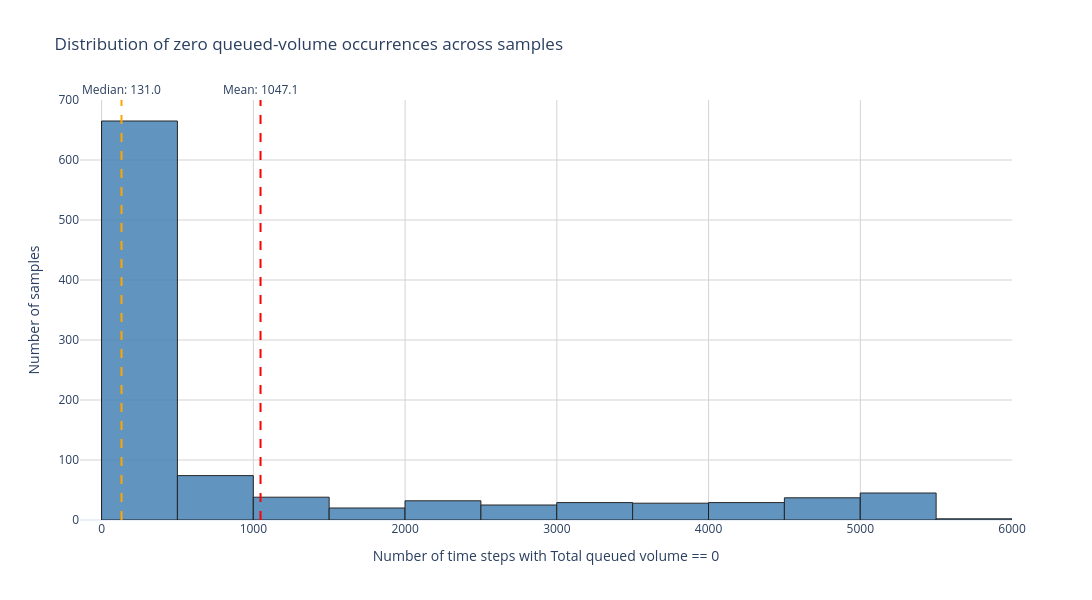

Write notebook code for a chart like this one.
### Code cell
import numpy as np
import plotly.graph_objects as go
import plotly.express as px
from plotly.subplots import make_subplots
from typing import Callable, Tuple, Optional, List, Dict

# ---------------------------------------------------------------------
# 1) Build a row → (ask_sizes, bid_sizes) extractor (no hardcoded slice)
# ---------------------------------------------------------------------
def build_l2_sizes_extractor(
    *,
    meta_cols: int = 0,
    levels_per_side: Optional[int] = None,   # None ⇒ infer from remaining width
    dims_per_level: int = 1,                 # e.g., (price,size)=2; if sizes-only tensor ⇒ 1
    size_offset: int = 0,                    # which feature inside each level is "size" (0-based)
    storage_order: str = "ASK|BID",          # or "BID|ASK"
    l2_end: Optional[int] = None,            # None ⇒ use row[meta_cols:] to the end
    auto_fix_extra: bool = True              # trim tail to nearest multiple of (2 * dims_per_level)
) -> Callable[[np.ndarray], Tuple[np.ndarray, np.ndarray]]:
    """
    Returns a function extractor(row) -> (ask_sizes, bid_sizes) with lengths K each.
    No absolute indices; only meta_cols and per-level structure.

    Row layout assumption (block layout):
        [meta | SIDE1_block (K * dims) | SIDE2_block (K * dims) | (optional tail)]

    Example: price+size per level ⇒ dims_per_level=2, size_offset=1.
             sizes-only L2 ⇒ dims_per_level=1, size_offset=0.
    """
    storage_order = storage_order.upper().strip()
    if storage_order not in {"ASK|BID", "BID|ASK"}:
        raise ValueError("storage_order must be 'ASK|BID' or 'BID|ASK'.")

    def extractor(row: np.ndarray) -> Tuple[np.ndarray, np.ndarray]:
        if row.ndim != 1:
            raise ValueError(f"Extractor expects 1D row, got shape {row.shape}.")
        D = row.shape[0]
        start = meta_cols
        end = D if l2_end is None else int(l2_end)
        if not (0 <= start < end <= D):
            raise ValueError(f"Invalid bounds: meta_cols={meta_cols}, l2_end={l2_end}, width={D}.")
        l2 = row[start:end]
        width = l2.shape[0]

        # infer K if needed
        if levels_per_side is None:
            unit = 2 * dims_per_level
            if width % unit != 0:
                if not auto_fix_extra:
                    raise ValueError(
                        f"Remaining width={width} not divisible by 2*dims_per_level={unit}. "
                        f"Set auto_fix_extra=True or pass levels_per_side."
                    )
                # trim to the nearest lower multiple
                trimmed = width - (width % unit)
                if trimmed <= 0:
                    raise ValueError(
                        f"Cannot infer levels with width={width} and unit={unit}."
                    )
                l2 = l2[:trimmed]
                width = trimmed
            K = width // unit
        else:
            K = int(levels_per_side)
            need = 2 * K * dims_per_level
            if need > width:
                if not auto_fix_extra:
                    raise ValueError(
                        f"Need {need} L2 columns for 2*K*dims; only {width} available."
                    )
                # try restricting to the needed part
                l2 = l2[:need]
                width = need

        side_span = K * dims_per_level
        side1 = l2[:side_span]
        side2 = l2[side_span:side_span*2]

        # take "size" component from each level
        if dims_per_level == 1:
            side1_sizes = side1
            side2_sizes = side2
        else:
            # reshape into [K, dims_per_level], pick column size_offset
            side1_sizes = side1.reshape(K, dims_per_level)[:, size_offset]
            side2_sizes = side2.reshape(K, dims_per_level)[:, size_offset]

        if storage_order == "ASK|BID":
            ask_sizes, bid_sizes = side1_sizes, side2_sizes
        else:
            bid_sizes, ask_sizes = side1_sizes, side2_sizes

        return ask_sizes.astype(float), bid_sizes.astype(float)

    return extractor


# ---------------------------------------------------------------------
# 2) Compute queued volumes over time using the extractor (state or delta)
# ---------------------------------------------------------------------
def compute_queued_volumes_over_time_from_extractor(
    book_array: np.ndarray,
    extractor: Callable[[np.ndarray], Tuple[np.ndarray, np.ndarray]],
    *,
    use_abs: bool = True,
    is_delta: bool = False
) -> Tuple[np.ndarray, np.ndarray, np.ndarray]:
    """
    Returns bid_vol[t], ask_vol[t], total[t] for t=0..T-1.

    - If is_delta=False: sums per-time from extracted sizes.
    - If is_delta=True: treats extracted sizes as per-step Δ and cumulatively sums over time.
    """
    if book_array.ndim != 2:
        raise ValueError(f"book_array must be 2D [T, D], got {book_array.shape}.")
    T = book_array.shape[0]

    bid_vol = np.empty(T, dtype=float)
    ask_vol = np.empty(T, dtype=float)

    bid_state = None
    ask_state = None

    for t in range(T):
        ask_sizes, bid_sizes = extractor(book_array[t])
        # shape consistency
        if ask_state is None:
            # initialize states with zeros of correct K
            ask_state = np.zeros_like(ask_sizes, dtype=float)
            bid_state = np.zeros_like(bid_sizes, dtype=float)
        else:
            if ask_state.shape != ask_sizes.shape or bid_state.shape != bid_sizes.shape:
                raise ValueError(f"Inconsistent level count at t={t}: "
                                 f"ask {ask_sizes.shape} vs {ask_state.shape}, "
                                 f"bid {bid_sizes.shape} vs {bid_state.shape}.")

        if is_delta:
            ask_state += ask_sizes
            bid_state += bid_sizes
            a = ask_state
            b = bid_state
        else:
            a = ask_sizes
            b = bid_sizes

        if use_abs:
            ask_vol[t] = float(np.sum(np.abs(a)))
            bid_vol[t] = float(np.sum(np.abs(b)))
        else:
            ask_vol[t] = float(np.sum(a))
            bid_vol[t] = float(np.sum(b))

    total = bid_vol + ask_vol
    return bid_vol, ask_vol, total


# ---------------------------------------------------------------------
# 3) Zero-volume histogram across samples (no slice assumptions)
# ---------------------------------------------------------------------
def zero_volume_histogram(
    b_dict: Dict[int, np.ndarray],
    *,
    extractor: Callable[[np.ndarray], Tuple[np.ndarray, np.ndarray]],
    use_abs: bool = True,
    is_delta: bool = False,
    atol: float = 0.0,
    bins: Optional[int] = None
) -> Tuple[Dict[int, Dict[str, List[int] | int]], List[int]]:
    """
    For each sample_id, compute queued volumes with the provided extractor,
    count time steps where total≈0 (within atol), and plot a histogram.
    """
    sample_ids = sorted(b_dict.keys())
    zero_volume_data: Dict[int, Dict[str, List[int] | int]] = {}
    zero_counts: List[int] = []

    for sid in sample_ids:
        data = b_dict[sid]
        _, _, total = compute_queued_volumes_over_time_from_extractor(
            data, extractor, use_abs=use_abs, is_delta=is_delta
        )
        idx = np.where(np.isclose(total, 0.0, atol=atol))[0]
        zero_volume_data[sid] = {"count": int(idx.size), "indexes": idx.tolist()}
        zero_counts.append(int(idx.size))

    # histogram
    if bins is None:
        bins = min(30, max(5, int(np.sqrt(max(1, len(zero_counts))))))

    # Create Plotly histogram
    fig = go.Figure()
    
    # Add histogram
    fig.add_trace(go.Histogram(
        x=zero_counts,
        nbinsx=bins,
        name='Distribution',
        marker=dict(color='steelblue', line=dict(color='black', width=1)),
        opacity=0.85
    ))
    
    # Add mean and median lines
    mean_zeros = float(np.mean(zero_counts)) if zero_counts else 0.0
    median_zeros = float(np.median(zero_counts)) if zero_counts else 0.0
    
    fig.add_vline(
        x=mean_zeros, 
        line_dash="dash", 
        line_color="red",
        annotation_text=f"Mean: {mean_zeros:.1f}",
        annotation_position="top"
    )
    
    fig.add_vline(
        x=median_zeros, 
        line_dash="dash", 
        line_color="orange",
        annotation_text=f"Median: {median_zeros:.1f}",
        annotation_position="top"
    )

    # Update layout
    fig.update_layout(
        title='Distribution of zero queued-volume occurrences across samples',
        xaxis_title='Number of time steps with Total queued volume == 0',
        yaxis_title='Number of samples',
        width=1200,
        height=600,
        showlegend=False,
        template='plotly_white'
    )
    
    # Add grid
    fig.update_xaxes(showgrid=True, gridwidth=1, gridcolor='lightgray')
    fig.update_yaxes(showgrid=True, gridwidth=1, gridcolor='lightgray')
    
    fig.show()

    print("Zero volume statistics:")
    print(f"Total samples: {len(zero_volume_data)}")
    print(f"Mean zero volume occurrences: {mean_zeros:.2f}")
    print(f"Median zero volume occurrences: {median_zeros:.2f}")
    print(f"Min zero volume occurrences: {min(zero_counts) if zero_counts else 0}")
    print(f"Max zero volume occurrences: {max(zero_counts) if zero_counts else 0}")

    return zero_volume_data, zero_counts


# ---------------------------------------------------------------------
# 4) Example usage — set ONLY the structural params (no magic slice)
# ---------------------------------------------------------------------
# >>> Configure these to YOUR row format <<<
# How many *non-LOB* columns are at the start? (e.g., Δmid, timestamp, etc.)
META_COLS        = 0         # change if your row starts with meta features
LEVELS_PER_SIDE  = None      # None ⇒ infer K from remaining width
DIMS_PER_LEVEL   = 1         # if (price,size) per level, set to 2
SIZE_OFFSET      = 0         # which field is "size" inside each level (0-based)
STORAGE_ORDER    = "ASK|BID" # or "BID|ASK" to match how your tensor stores sides
L2_END           = None      # None ⇒ go to the end of the row
IS_DELTA         = False     # True if rows store Δqueue per step (then we cumsum over time)
USE_ABS          = True      # sum absolute sizes
ATOL_ZERO        = 0.0       # numeric tolerance for "zero"
BINS             = 20

extractor = build_l2_sizes_extractor(
    meta_cols=META_COLS,
    levels_per_side=LEVELS_PER_SIDE,
    dims_per_level=DIMS_PER_LEVEL,
    size_offset=SIZE_OFFSET,
    storage_order=STORAGE_ORDER,
    l2_end=L2_END,
    auto_fix_extra=True
)

# Run the histogram across all samples in b_dict
zero_volume_data, zero_counts = zero_volume_histogram(
    b_dict,
    extractor=extractor,
    use_abs=USE_ABS,
    is_delta=IS_DELTA,
    atol=ATOL_ZERO,
    bins=BINS
)

### Figure 1 — Plotly figure (JSON) as saved in the notebook; plotly's stock layout.template omitted (floating-point values rounded to 4 significant figures; data arrays with more than 128 entries replaced by an {"elided": "..."} marker saying what was removed)
{"data": [{"marker": {"color": "steelblue", "line": {"color": "black", "width": 1}}, "name": "Distribution", "nbinsx": 20, "opacity": 0.85, "type": "histogram", "x": {"elided": "1024 int values"}}], "layout": {"annotations": [{"showarrow": false, "text": "Mean: 1047.1", "x": 1047.0, "xanchor": "center", "xref": "x", "y": 1, "yanchor": "bottom", "yref": "y domain"}, {"showarrow": false, "text": "Median: 131.0", "x": 131, "xanchor": "center", "xref": "x", "y": 1, "yanchor": "bottom", "yref": "y domain"}], "height": 600, "shapes": [{"line": {"color": "red", "dash": "dash"}, "type": "line", "x0": 1047.0, "x1": 1047.0, "xref": "x", "y0": 0, "y1": 1, "yref": "y domain"}, {"line": {"color": "orange", "dash": "dash"}, "type": "line", "x0": 131, "x1": 131, "xref": "x", "y0": 0, "y1": 1, "yref": "y domain"}], "showlegend": false, "title": {"text": "Distribution of zero queued-volume occurrences across samples"}, "width": 1200, "xaxis": {"gridcolor": "lightgray", "gridwidth": 1, "showgrid": true, "title": {"text": "Number of time steps with Total queued volume == 0"}}, "yaxis": {"gridcolor": "lightgray", "gridwidth": 1, "showgrid": true, "title": {"text": "Number of samples"}}}}
